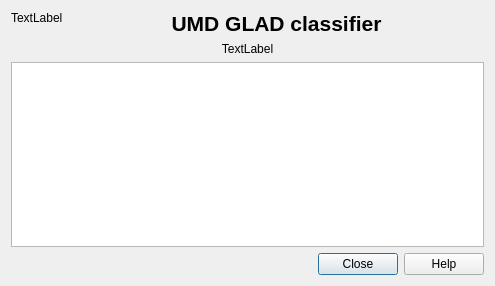
<?xml version="1.0" encoding="UTF-8"?>
<ui version="4.0">
 <class>Dialog</class>
 <widget class="QDialog" name="Dialog">
  <property name="geometry">
   <rect>
    <x>0</x>
    <y>0</y>
    <width>495</width>
    <height>286</height>
   </rect>
  </property>
  <property name="windowTitle">
   <string>About UMD GLAD classifier</string>
  </property>
  <layout class="QGridLayout" name="gridLayout" columnstretch="0,5">
   <item row="0" column="0">
    <widget class="QLabel" name="lblLogo">
     <property name="text">
      <string>TextLabel</string>
     </property>
     <property name="alignment">
      <set>Qt::AlignLeading|Qt::AlignLeft|Qt::AlignTop</set>
     </property>
    </widget>
   </item>
   <item row="0" column="1">
    <widget class="QLabel" name="label">
     <property name="text">
      <string>&lt;!DOCTYPE HTML PUBLIC &quot;-//W3C//DTD HTML 4.0//EN&quot; &quot;http://www.w3.org/TR/REC-html40/strict.dtd&quot;&gt;
&lt;html&gt;&lt;head&gt;&lt;meta name=&quot;qrichtext&quot; content=&quot;1&quot; /&gt;&lt;style type=&quot;text/css&quot;&gt;
p, li { white-space: pre-wrap; }
&lt;/style&gt;&lt;/head&gt;&lt;body style=&quot; font-family:'Droid Sans'; font-size:10pt; font-weight:400; font-style:normal;&quot;&gt;
&lt;p align=&quot;center&quot; style=&quot; margin-top:0px; margin-bottom:0px; margin-left:0px; margin-right:0px; -qt-block-indent:0; text-indent:0px;&quot;&gt;&lt;span style=&quot; font-size:16pt; font-weight:600;&quot;&gt;UMD GLAD classifier&lt;/span&gt;&lt;/p&gt;&lt;/body&gt;&lt;/html&gt;</string>
     </property>
     <property name="alignment">
      <set>Qt::AlignCenter</set>
     </property>
    </widget>
   </item>
   <item row="1" column="0" colspan="2">
    <widget class="QLabel" name="lblVersion">
     <property name="text">
      <string>TextLabel</string>
     </property>
     <property name="alignment">
      <set>Qt::AlignCenter</set>
     </property>
    </widget>
   </item>
   <item row="3" column="0" colspan="2">
    <widget class="QDialogButtonBox" name="buttonBox">
     <property name="orientation">
      <enum>Qt::Horizontal</enum>
     </property>
     <property name="standardButtons">
      <set>QDialogButtonBox::Close|QDialogButtonBox::Help</set>
     </property>
    </widget>
   </item>
   <item row="2" column="0" colspan="2">
    <widget class="QTextBrowser" name="textBrowser">
     <property name="readOnly">
      <bool>true</bool>
     </property>
     <property name="html">
      <string>&lt;!DOCTYPE HTML PUBLIC &quot;-//W3C//DTD HTML 4.0//EN&quot; &quot;http://www.w3.org/TR/REC-html40/strict.dtd&quot;&gt;
&lt;html&gt;&lt;head&gt;&lt;meta name=&quot;qrichtext&quot; content=&quot;1&quot; /&gt;&lt;style type=&quot;text/css&quot;&gt;
p, li { white-space: pre-wrap; }
&lt;/style&gt;&lt;/head&gt;&lt;body style=&quot; font-family:'Droid Sans'; font-size:10pt; font-weight:400; font-style:normal;&quot;&gt;
&lt;p style=&quot;-qt-paragraph-type:empty; margin-top:0px; margin-bottom:0px; margin-left:0px; margin-right:0px; -qt-block-indent:0; text-indent:0px; font-family:'Sans Serif'; font-size:9pt;&quot;&gt;&lt;br /&gt;&lt;/p&gt;&lt;/body&gt;&lt;/html&gt;</string>
     </property>
     <property name="textInteractionFlags">
      <set>Qt::LinksAccessibleByMouse|Qt::TextSelectableByMouse</set>
     </property>
    </widget>
   </item>
  </layout>
 </widget>
 <resources/>
 <connections>
  <connection>
   <sender>buttonBox</sender>
   <signal>accepted()</signal>
   <receiver>Dialog</receiver>
   <slot>accept()</slot>
   <hints>
    <hint type="sourcelabel">
     <x>248</x>
     <y>254</y>
    </hint>
    <hint type="destinationlabel">
     <x>157</x>
     <y>274</y>
    </hint>
   </hints>
  </connection>
  <connection>
   <sender>buttonBox</sender>
   <signal>rejected()</signal>
   <receiver>Dialog</receiver>
   <slot>reject()</slot>
   <hints>
    <hint type="sourcelabel">
     <x>316</x>
     <y>260</y>
    </hint>
    <hint type="destinationlabel">
     <x>286</x>
     <y>274</y>
    </hint>
   </hints>
  </connection>
 </connections>
</ui>
